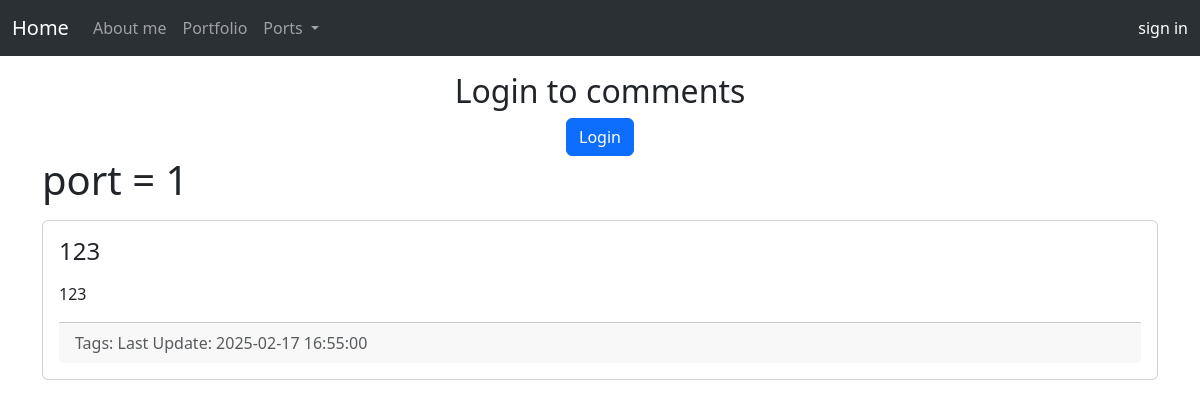
Before: /port_1 with the older database file.
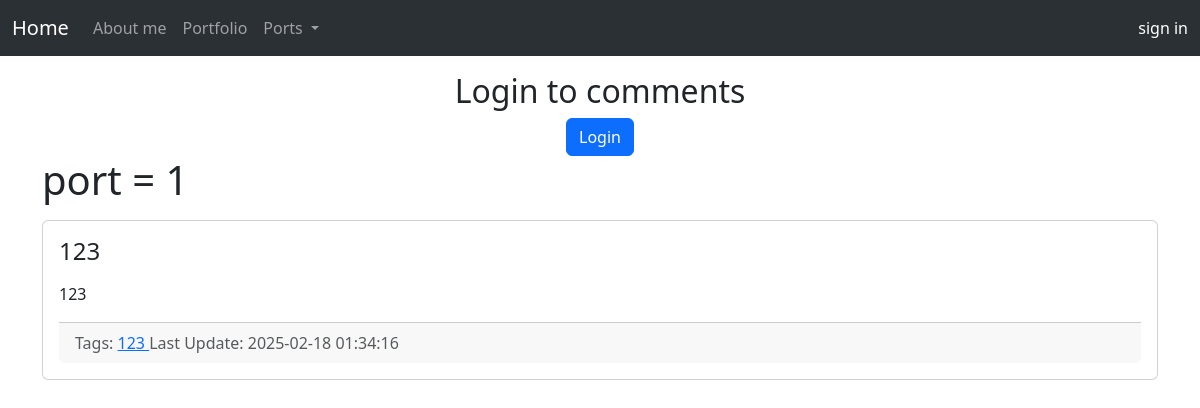
After: the same page with the newer database file.
### port_web/models/models.py (models this page shows)
class Note(db.Model):
    __tablename__ = "notes"
    id: Mapped[int] = mapped_column(sa.Integer, primary_key=True)
    title: Mapped[str] = mapped_column(sa.String, nullable=False)
    description: Mapped[str] = mapped_column(sa.Text)
    tags: Mapped[list[Tag]] = relationship(secondary=note_tag_m2m)
    create_date = mapped_column(sa.DateTime(timezone=True), server_default=func.now())
    update_date = mapped_column(sa.DateTime(timezone=True), server_default=func.now())
    portfolio_id: Mapped[int] = mapped_column(sa.Integer, nullable=True)

class Tag(db.Model):
    __tablename__ = "tags"
    id: Mapped[int] = mapped_column(sa.Integer, primary_key=True)
    name: Mapped[str] = mapped_column(sa.String, nullable=False)
    created_date = mapped_column(sa.DateTime(timezone=True), server_default=func.now())

### port_web/portapp.py (the view)
@app.route("/port_1")
def port_1():
    db = models.db
    notes = db.session.execute(db.select(models.Note).order_by(models.Note.title)).scalars()
    return flask.render_template("port_1.html", notes=notes)

### port_web/templates/port_1.html (shortened to what this page needs)
{% extends 'base.html'%}
{% block body %}
<ul class="nav justify-content-center" style="padding-top: 1em;">
    <li class="nav-item">
        {% if not current_user.is_authenticated %}
            <h2>Login to comments</h2>
            <div class="d-flex justify-content-center">
                <a class="btn btn-primary " href="{{ url_for('login', port_id = 1)}}">
                    Login
                </a>
            </div>
        {% else %}
            <a class="btn btn-primary" href="{{ url_for('create_note', port_id = 1) }}">
                Create
            </a>
        {% endif %}
    </li>
</ul>
{% for note in notes %}
{% if note.portfolio_id == 1 %}
    <h1>port = {{ note.portfolio_id }}</h1>
    <div class="card my-3">
        <div class="card-body">
            <h4 class="card-title">{{ note.title }}</h4>
            <div class="card-text my-3">
                {{ note.description }}
            </div>
            <div class="card-footer text-muted">
                Tags:
                {% for t in note.tags %}
                    <a href="{{ url_for('tags_view', tag_name=t.name) }}">
                        {{t.name}}
                    </a>
                {% endfor %}
                Last Update: {{ note.update_date }}
            </div>
        </div>
    </div>
{% endif %}
{% endfor %}
{% endblock %}

Changed rows visible on the page:
removed Note: portfolio_id "1", title "123", description "123", update_date "2025-02-17 16:55:00"
added Note: portfolio_id "1", title "123", description "123", update_date "2025-02-18 01:34:16"
now on this page (row edited): Tag: name "123"
